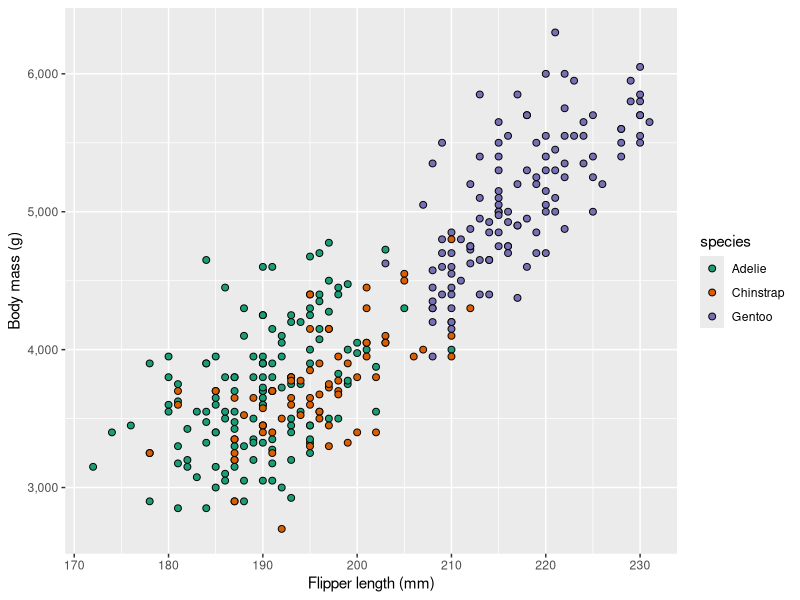
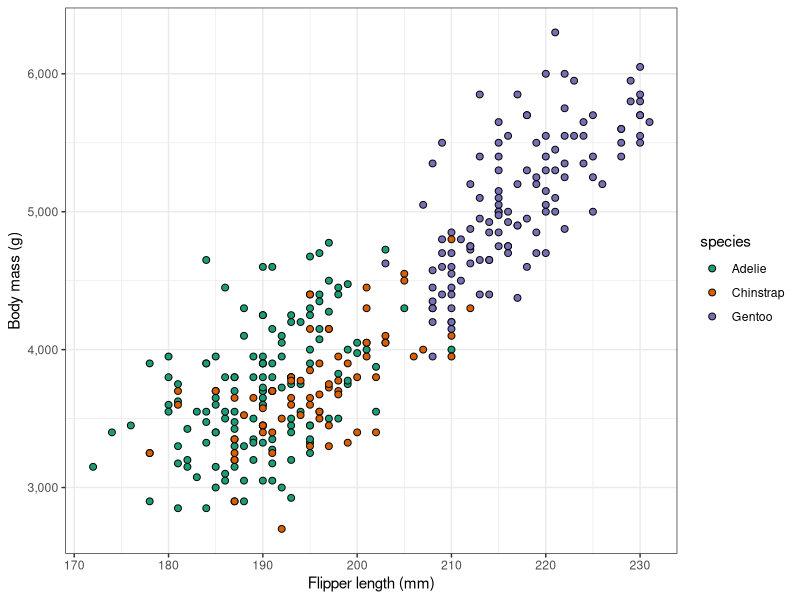
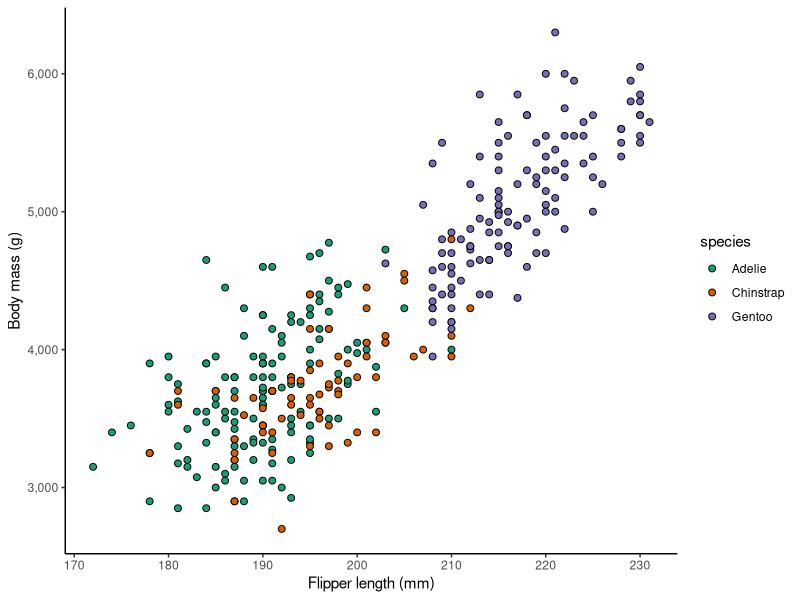
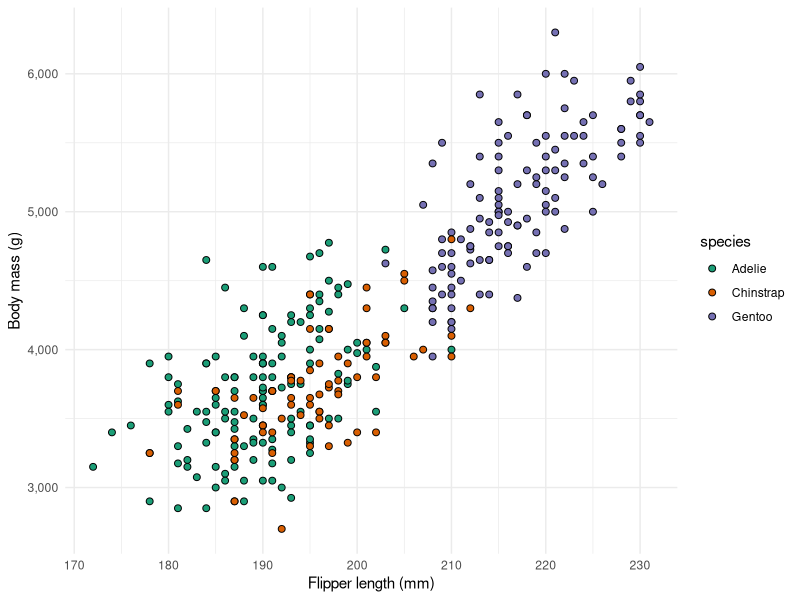
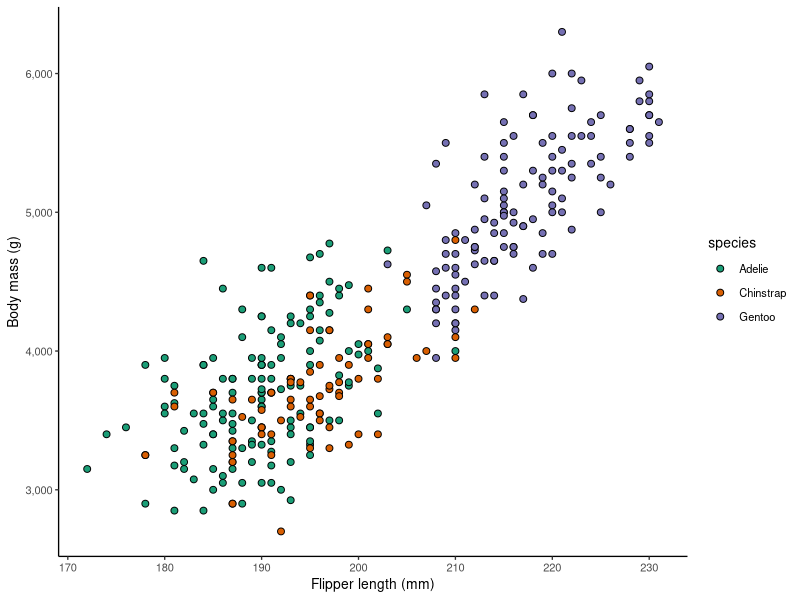
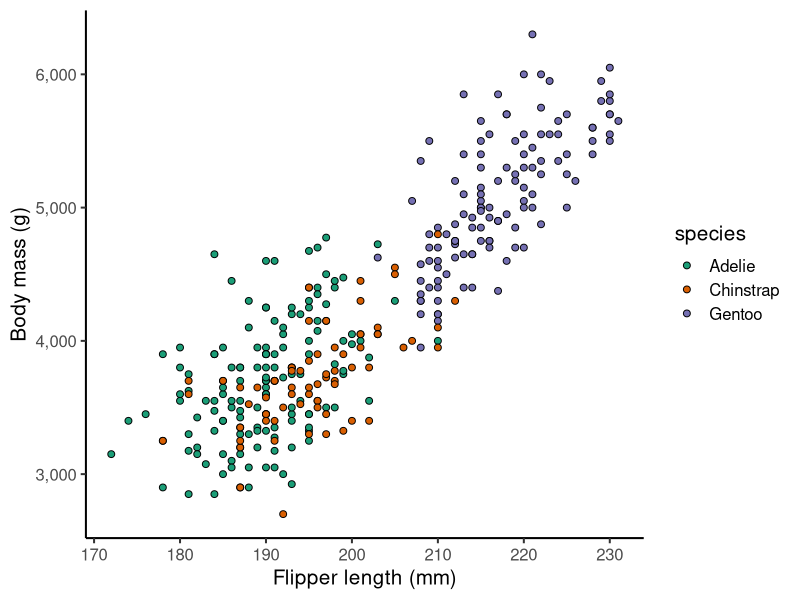
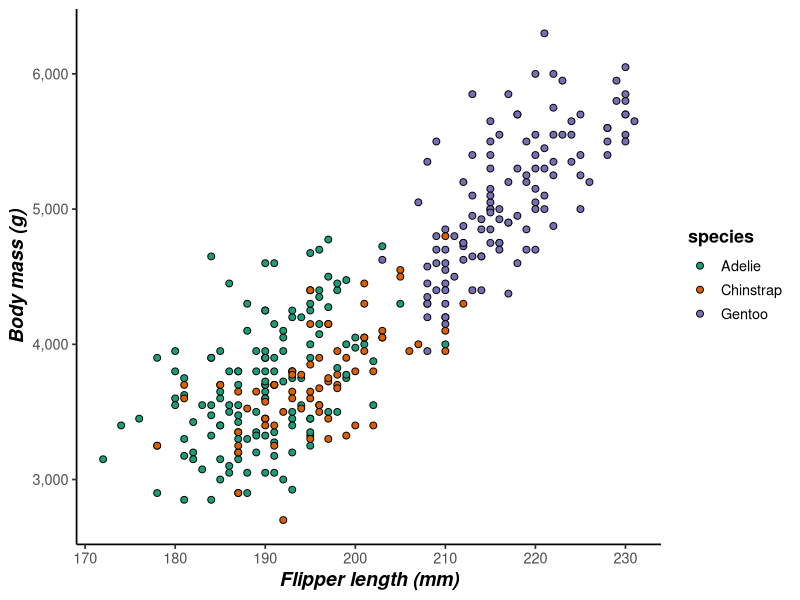
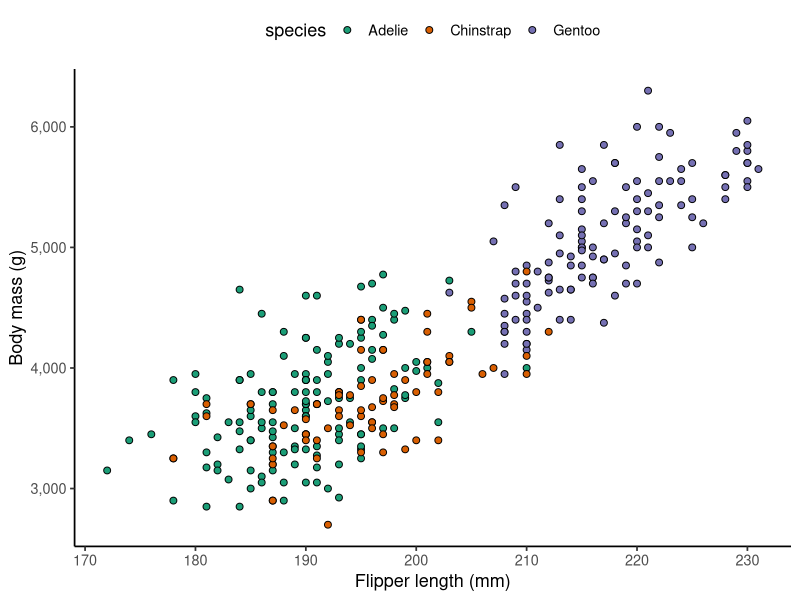

Reproduce these figures in R, in order.
## ---- chunk 1
library(tidyverse)
library(palmerpenguins)
## ---- chunk 2
p <- penguins |>
  drop_na() |> # Get rid of rows with NAs
  ggplot(aes(x = flipper_length_mm, y = body_mass_g, fill = species)) +
  geom_point(shape = 21, size = 2) +
  scale_fill_brewer(palette = "Dark2") +
  scale_y_continuous(labels = scales::label_comma()) +
  labs(x = "Flipper length (mm)", y = "Body mass (g)")

p
## ---- chunk 3
p + theme_bw()
## ---- chunk 4
p + theme_classic()
## ---- chunk 5
p + theme_minimal()
## ---- chunk 6
p + theme_classic(base_size = 10)
## ---- chunk 7
p + theme_classic(base_size = 15)
## ---- chunk 8
p +
  theme_classic(base_size = 13) +
  theme(
    axis.title = element_text(size = 14, face = "bold.italic"),
    legend.title = element_text(face = "bold")
  )
## ---- chunk 9
p +
  theme_classic(base_size = 13) +
  theme(legend.position = "top")
## ---- chunk 10
p +
  theme_classic() +
  theme(
    legend.position = c(0.15, 0.85),  # upper-left corner
    legend.background = element_rect(color = "grey70")
  )
## ---- chunk 11
p +
  theme_bw() +
  theme(
    panel.grid.minor = element_blank(),
    panel.grid.major.x = element_blank(),
    panel.grid.major.y = element_line(linetype  = "longdash", linewidth = 0.5)
  )
## ---- chunk 12
theme_set(theme_classic(base_size = 13))
## ---- chunk 13
theme_update(
  panel.grid.major.y = element_line(color = "grey70", linewidth = 0.2)
)
## ---- chunk 14
library(patchwork)
## ---- chunk 15
p_scatter <- penguins |> 
  drop_na() |>
  ggplot(aes(x = bill_length_mm, y = bill_depth_mm)) +
  geom_point() +
  facet_wrap(vars(species))

p_scatter
## ---- chunk 16
p_bar <- penguins |> 
  ggplot(aes(x = island)) +
  geom_bar()

p_bar
## ---- chunk 17
p_box <- penguins |> 
  drop_na() |> 
  ggplot(aes(x = sex, y = body_mass_g)) +
  geom_boxplot()

p_box
## ---- chunk 18
p_scatter / (p_bar | p_box)
## ---- chunk 19
p_combined <- p_scatter / (p_bar | p_box) +
  plot_annotation(tag_levels = "A")

p_combined
## ---- chunk 20
ggsave(filename = "featured_plot.png", plot = p_combined)
## ---- chunk 21
p_bill_flipper <- penguins |>
  ggplot(aes(x = bill_length_mm, y = flipper_length_mm)) +
  geom_point() +
  facet_wrap(vars(species)) +
  geom_smooth(method = "lm") +
  labs(x = "Bill Length (mm)", y = "Flipper Length (mm)")
  
p_mass_yr <- penguins |>
  ggplot(aes(x = species, y = body_mass_g)) +
  geom_boxplot() + 
  labs(x = "Species", y = "Body Mass (g)")

p_bill_flipper / p_mass_yr + 
  plot_annotation(tag_levels = 'I')
## ---- chunk 22
p_bill_flipper <- penguins |>
  ggplot(aes(x = bill_length_mm, y = flipper_length_mm)) +
  geom_point() +
  facet_wrap(~species) +
  geom_smooth(method = "lm") +
  labs(x = "Bill Length (mm)", y = "Flipper Length (mm)")
  
p_mass_yr <- penguins |>
  ggplot(aes(x = species, y = body_mass_g)) +
  geom_boxplot() + 
  labs(x = "Species", y = "Body Mass (g)")

p_bill_flipper / p_mass_yr + 
  plot_annotation(tag_levels = 'I')
## ---- chunk 23
ggsave(filename = "plot.png", plot = p)
## ---- chunk 24
ggsave(filename = "wide.png", plot = p, width = 6, height = 4)
## ---- chunk 25
ggsave(filename = "tall.png", plot = p, width = 4, height = 6)
## ---- chunk 26
# "Small" figure — text will look relatively large
ggsave(filename = "small.png", plot = p_combined, width = 4.5, height = 3)

# "Large" figure — text will look relatively small
ggsave(filename = "large.png", plot = p_combined, width = 9, height = 6)
## ---- chunk 27
ggsave(filename = "large.svg", plot = p_combined, width = 9, height = 6)
## ---- chunk 28
ggsave(
  filename = "large_dpi300.png",
  plot = p_combined,
  width = 6,
  height = 4,
  dpi = 300
  )
